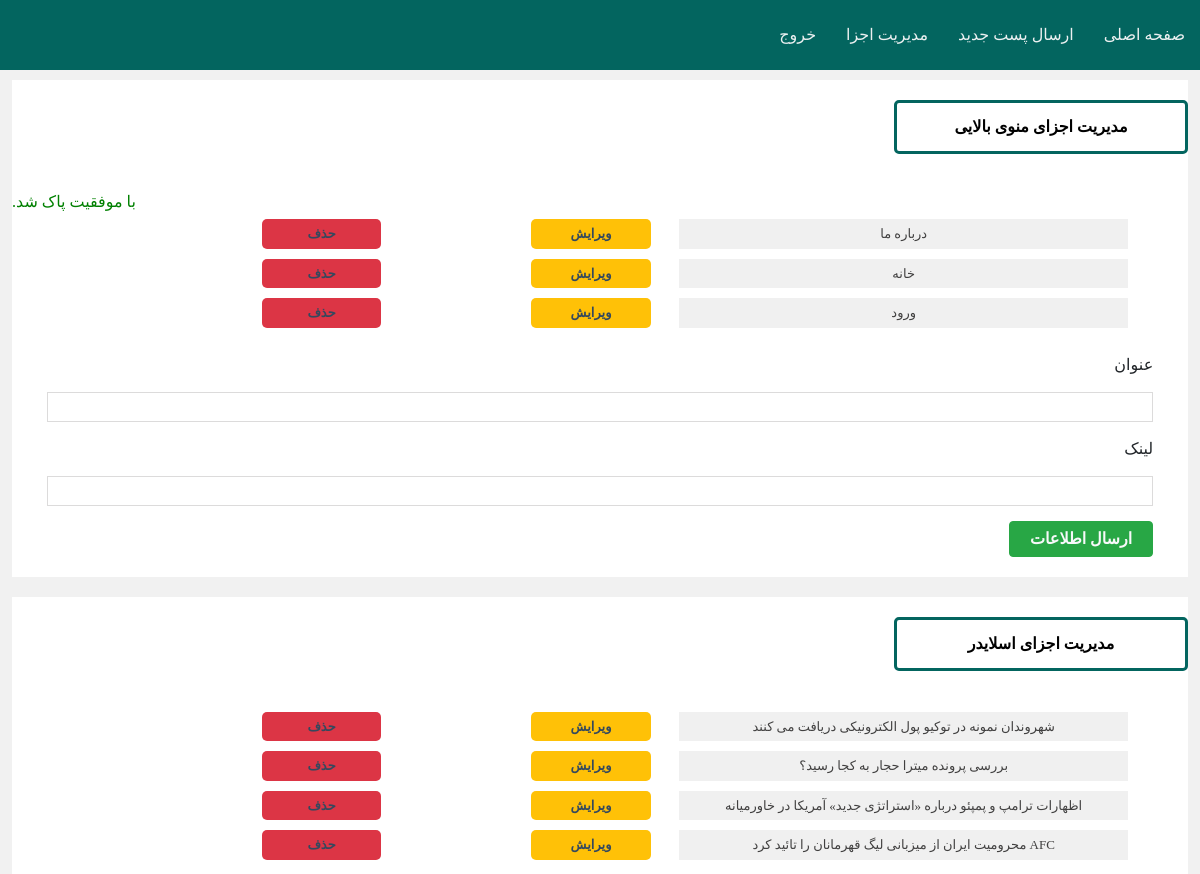
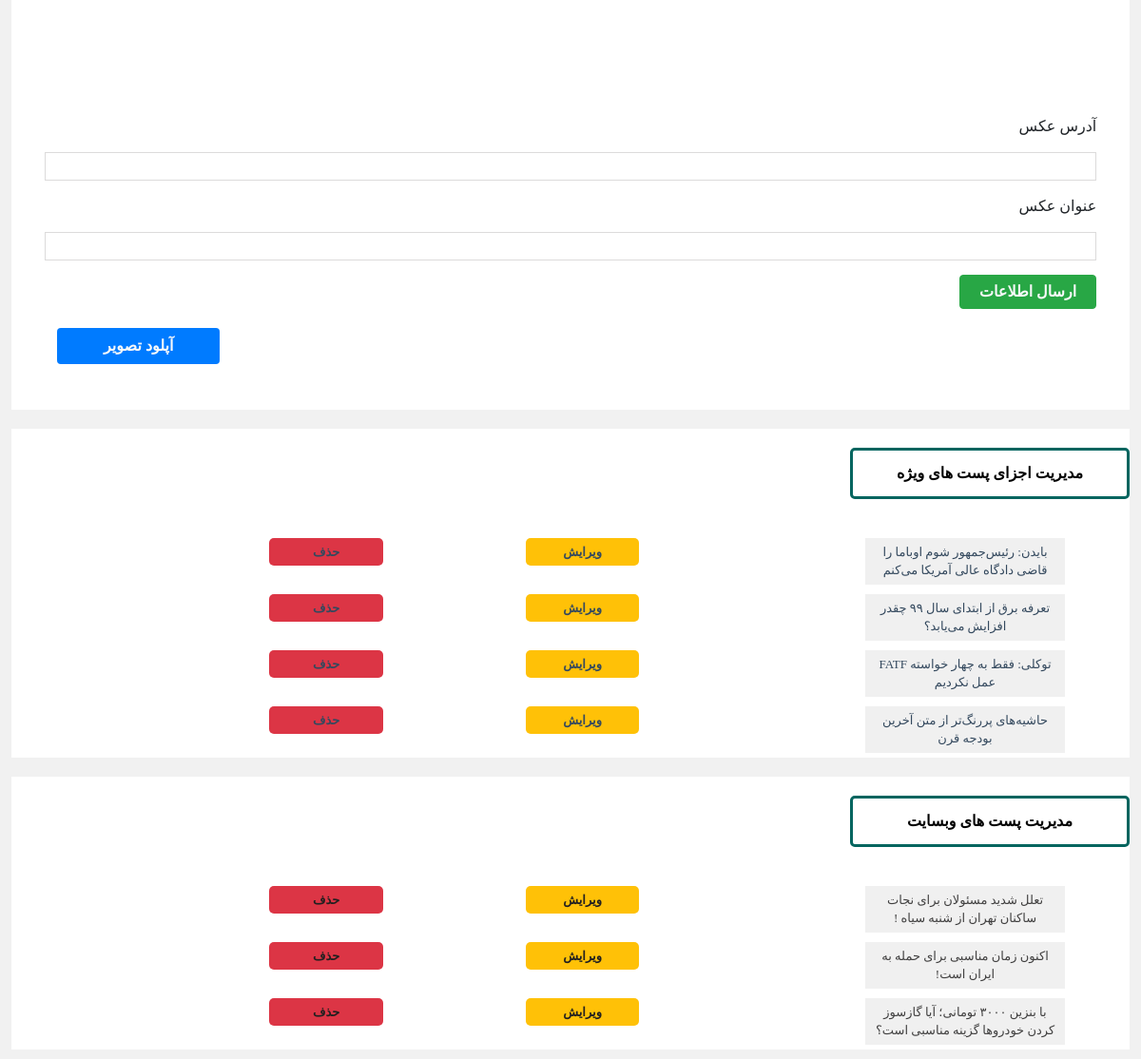
The app's page /admin/show.php?okdelmnu=1010 (signed in) with its own data (2 pictures, top to bottom).
### tables this page shows
CREATE TABLE `menu` (
  `id` int(11) NOT NULL,
  `title` varchar(100) NOT NULL,
  `link` varchar(200) NOT NULL
);

CREATE TABLE `slider` (
  `id` int(11) NOT NULL,
  `src` varchar(100) NOT NULL,
  `title` varchar(200) NOT NULL
);

CREATE TABLE `specialpost` (
  `id` int(11) NOT NULL,
  `title` varchar(100) NOT NULL,
  `src` varchar(100) NOT NULL,
  `content` varchar(5000) NOT NULL
);

CREATE TABLE `post` (
  `id` int(11) NOT NULL,
  `title` varchar(100) NOT NULL,
  `src` varchar(100) NOT NULL,
  `content` varchar(5000) NOT NULL
);

### admin/show.php (the view, shortened to what this page needs)
<?php include ("menu.php"); ?>
	<div class="settBox">
		<div class="lastpostTitle">
			<p>مدیریت اجزای منوی بالایی</p>
		</div>
		<?php
		if (isset($_GET["okdelmnu"]))
					{
					echo "<font color=green>با موفقیت پاک شد.</font>";
					}
		?>
		<center>
            <div class="manage m-auto col-11">
			<?php
			$mnu="SELECT * FROM  `menu` ORDER BY  `id` DESC ;";
			$mnuresult=mysqli_query($connect,$mnu);
			while($mnufetch=mysqli_fetch_assoc($mnuresult))
			{
			?>
                <div class="row">
                    <div class="col-md-5 text-box"> <?php echo $mnufetch["title"]; ?></a></div>
                    <div class="col-md-3 text-center"><a href=<?php echo "update-header.php?mnuid=$mnufetch[id]" ?> class="btn-edit">ویرایش</a></div>
					<div class="col-md-3 text-center"><a href=<?php echo "../check.php?mnuid=$mnufetch[id]" ?>   class="btn-remove">حذف</a></div>
                </div>
			<?php
			}
			?>
			</div>
		</center>
        <div class="settBox">
			<form method="post" action="../check.php">
				<label>عنوان</label>
				<input type="text" name="topmnutitle">
				<label>لینک</label>
				<input type="text" name="topmnulink">
				<input type="submit" name="topmnubtn" class="btn bg-success text-light font-weight-bolder" value="ارسال اطلاعات">
			</form>
		</div>
	</div>
	<div class="settBox">
		<div class="lastpostTitle">
			<p>مدیریت اجزای اسلایدر</p>
		</div>
		<center>
			<div class="manage m-auto col-11">
				<?php
					$slider="SELECT * FROM  `slider` ORDER BY  `id` DESC ;";
					$sliderresult=mysqli_query($connect,$slider);
					while($sliderfetch=mysqli_fetch_assoc($sliderresult))
					{
				?>
                <div class="row">
                    <div class="col-md-5 text-box"><?php echo $sliderfetch["title"]; ?></a></div>
					<div class="col-md-3 text-center"><a href=<?php echo "update-slider.php?sliderid=$sliderfetch[id]" ?> class="btn-edit">ویرایش</a></div>
					<div class="col-md-3 text-center"><a href=<?php echo "../check.php?sliderid=$sliderfetch[id]" ?>   class="btn-remove">حذف</a></div>
				</div>
				<?php
				}
				?>
             </div>
		</center>
		<div class="settBox">
			<div class="lastpostTitle">
			</div>
			<form method="post" action="../check.php">
				<label>آدرس عکس</label>
				<input type="text" name="sliderimg" value=<?php  if (isset($_GET["uplod"])) echo $_GET["uplod"] ; else echo '';?>>
				<label>عنوان عکس</label>
				<input type="text" name="slidertitle" >
				<input type="submit" name="sliderbtn" class="btn bg-success text-light font-weight-bolder" value="ارسال اطلاعات">
			</form>
		</div>
<button id="myBtn" class="btn bg-primary font-weight-bolder text-light px-5 ml-5 mb-5">آپلود تصویر </button>
</div>
    <div class="settBox">
		<div class="lastpostTitle">
			<p>مدیریت اجزای پست های ویژه</p>
		</div>
		<center>
			<div class="manage m-auto col-11">
				<?php
				$specialpost="SELECT * FROM  `specialpost` ORDER BY  `id` DESC ;";
				$specialpostresult=mysqli_query($connect,$specialpost);
				while($specialpostfetch=mysqli_fetch_assoc($specialpostresult))
				{
				?>
                <div class="row">
                    <div class="col-md-5"><a href=<?php echo "../seenews.php?specialpostid=$specialpostfetch[id]" ?> class="text-box"><?php echo $specialpostfetch["title"]; ?></a></div>
                    <div class="col-md-3 text-center"><a href=<?php echo "update-specialpost.php?specialpostid=$specialpostfetch[id]" ?> class="btn-edit">ویرایش</a></div>
					<div class="col-md-3 text-center"><a href=<?php echo "../check.php?specialpostid=$specialpostfetch[id]" ?>   class="btn-remove">حذف</a></div>
				</div>
				<?php
					}
				?>
			</div>
 		</center>
    </div>
	<div class="managepostBox">
		<div class="lastpostTitle">
			<p>مدیریت پست های وبسایت</p>
		</div>
			<center>
				<div class="manage m-auto col-11">
					<?php
						$posrsql="SELECT * FROM  `post` ORDER BY  `id` DESC ;";
						$postquery=mysqli_query($connect,$posrsql);
						while($postfetch=mysqli_fetch_assoc($postquery))
						{
					?>
					<div class="row">
						<div class="col-md-5"><a href=<?php echo "../readmore.php?postid=$postfetch[id]" ?> class="text-box"><?php echo $postfetch["title"]; ?></a></div>
						<div class="col-md-3 text-center"><a href=<?php echo "updatePost.php?postid=$postfetch[id]" ?> class="btn-edit">ویرایش</a></div>
						<div class="col-md-3 text-center"><a href=<?php echo "../check.php?postid=$postfetch[id]" ?>   class="btn-remove">حذف</a></div>
					</div>
					<?php
					}
					?>
				</div>
			</center>
		</div>
</body>
</html>

### css/panel.css (style rules this page uses)
*,div,p,ul { padding:0px; margin:0px; }
body { font-family:"b yekan"; background: #f1f1f1; direction: rtl; }
a,li { text-decoration: none; transition: all 0.3s ease-in-out; color: #ecf0f1; padding: 0px; margin: 0; }
p { color: #ecf0f1; }
.lastpostTitle { width: 100%; height: 50px; margin: 20px 0 40px; }
.lastpostTitle p { width: 25%; padding: 12px 20px; border:3px solid #03655f; border-radius: 5px; color:#000; font-weight: 900; text-align: center; }
.managepostBox { float: right; width: 98%; height: auto; background: #fff; margin: 10px 1%; }
.text-box { float: right; color: #414040; width: 50%; background: #f0f0f0; margin: 5px 1%; padding: 5px 10px; font-size: 13px; }
.btn-edit { background-color: #ffc107; }
.btn-remove { background-color: #dc3545; }
.btn-remove,.btn-edit { float: right; color: rgb(34, 32, 32); width: 50%; margin: 5px 1%; padding: 5px 10px; font-size: 13px; font-weight: 600; border-radius: 5px; }
.settBox { float: right; width: 98%; height: auto; background: #fff; margin: 10px 1%; }
.settBox label { float: right; margin: 10px 2%; }
.settBox input[type=text] { float: right; width: 96%; height: 30px; border: 1px solid #dcdbdb; margin: 5px 2%; }
.settBox input[type=submit] { float: right; padding: 5px 20px; border: 1px solid #28a745; margin: 10px 2%; font-family: "b yekan"; cursor: pointer; background-color: #28a745; }
.settbox a { color: #34495e; padding: 5px; }

### records on screen
menu: title "درباره ما"
menu: title "خانه"
menu: title "ورود"
slider: title "شهروندان نمونه در توکیو پول الکترونیکی دریافت می کنند"
slider: title "بررسی پرونده میترا حجار به کجا رسید؟"
slider: title "اظهارات ترامپ و پمپئو درباره «استراتژی جدید» آمریکا در خاورمیانه"
slider: title "AFC محرومیت ایران از میزبانی لیگ قهرمانان را تائید کرد"
specialpost: title "بایدن: رئیس‌جمهور شوم اوباما را قاضی دادگاه عالی آمریکا می‌کنم"
specialpost: title "تعرفه برق از ابتدای سال ۹۹ چقدر افزایش می‌یابد؟"
specialpost: title "توکلی: فقط به چهار خواسته FATF عمل نکردیم"
specialpost: title "حاشیه‌های پررنگ‌تر از متن آخرین بودجه قرن"
post: title "تعلل شدید مسئولان برای نجات ساکنان تهران از شنبه سیاه !"
post: title "اکنون زمان مناسبی برای حمله به ایران است!"
post: title "با بنزین ۳۰۰۰ تومانی؛ آیا گازسوز کردن خودرو‌ها گزینه مناسبی است؟"
